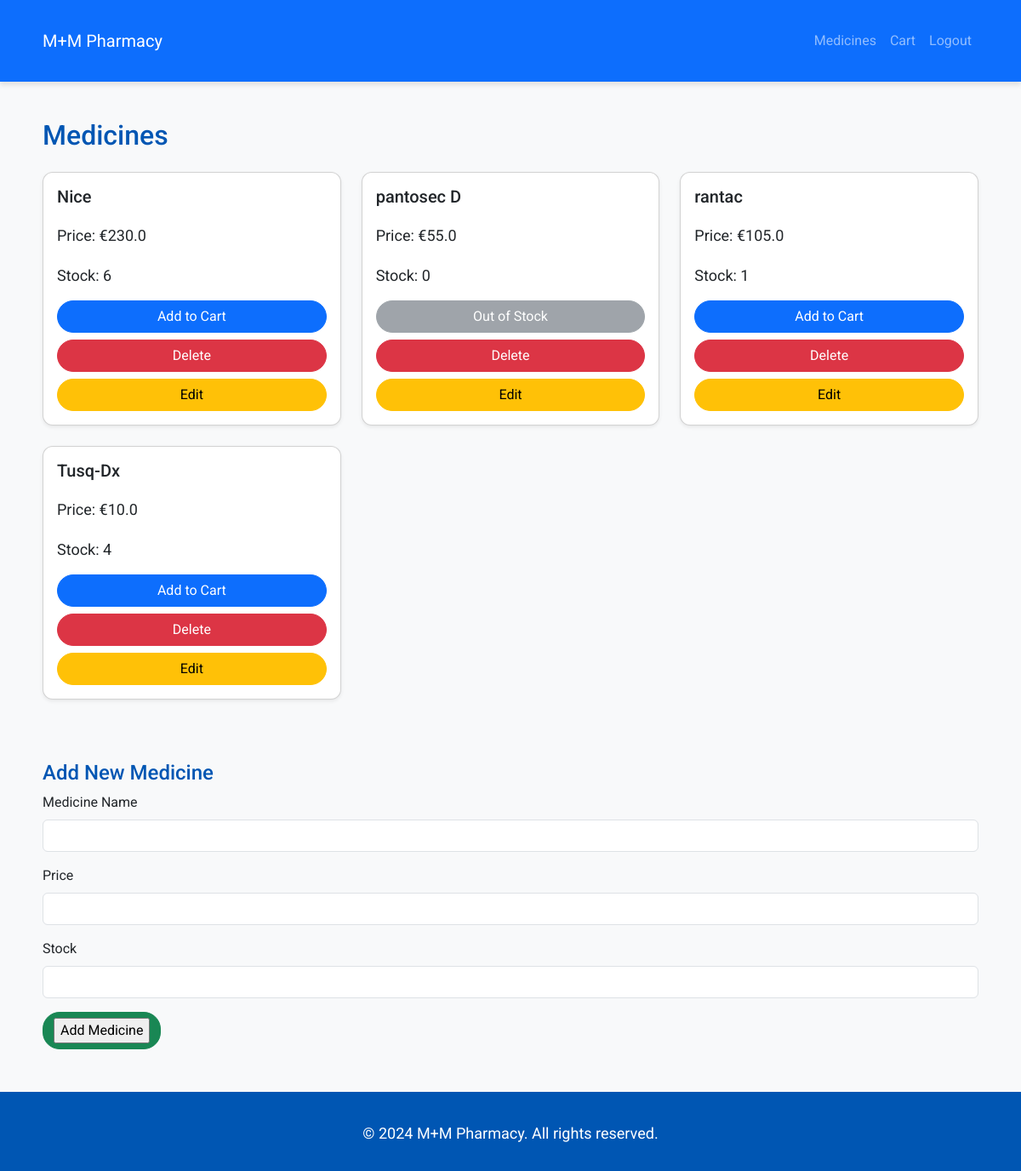
The page /medicines (signed in) on the database its author committed.
### models.py (models this page shows)
class Product(db.Model):
    id = db.Column(db.Integer, primary_key=True)
    name = db.Column(db.String(100), nullable=False)
    price = db.Column(db.Float, nullable=False)
    stock = db.Column(db.Integer, nullable=False, default=0)  # Ensure the stock column is included
    cart_items = db.relationship('CartItem', backref='product', lazy=True, cascade="all, delete-orphan")

### app.py (the view)
@app.route('/medicines', methods=['GET', 'POST'])
@login_required
def catalog():
    form = ProductForm()
    if form.validate_on_submit():
        new_product = Product(name=form.name.data, price=form.price.data, stock=form.stock.data)
        db.session.add(new_product)
        db.session.commit()
        flash('Medicine added successfully!', 'success')
        return redirect(url_for('catalog'))
    products = Product.query.all()
    return render_template('catalog.html', products=products, form=form)

### forms.py
class ProductForm(FlaskForm):
    name = StringField('Medicine Name', validators=[DataRequired()])
    price = FloatField('Price', validators=[DataRequired()])
    stock = IntegerField('Stock', validators=[DataRequired()])
    submit = SubmitField('Add Medicine')

### app.py (called while the page is built)
@login_manager.user_loader
def load_user(user_id):
    return User.query.get(int(user_id))

### templates/catalog.html (shortened to what this page needs)
{% extends 'base.html' %}
{% block content %}
<h2 class="mb-4">Medicines</h2>
<div class="row">
    {% for product in products %}
        <div class="col-md-4 mb-4">
            <div class="card h-100 shadow-sm">
                <div class="card-body">
                    <h5 class="card-title">{{ product.name }}</h5>
                    <p class="card-text">Price:  €{{ product.price }}</p>
                    <p class="card-text">Stock: {{ product.stock }}</p>
                    <form method="POST" action="{{ url_for('add_to_cart', product_id=product.id) }}">
                        {% if product.stock > 0 %}
                            <button type="submit" class="btn btn-primary w-100">Add to Cart</button>
                        {% else %}
                            <button type="button" class="btn btn-secondary w-100" disabled>Out of Stock</button>
                        {% endif %}
                    </form>
                    <form method="POST" action="{{ url_for('delete_medicine', product_id=product.id) }}" class="mt-2">
                        <button type="submit" class="btn btn-danger w-100">Delete</button>
                    </form>
                    <a href="{{ url_for('update_medicine', product_id=product.id) }}" class="btn btn-warning w-100 mt-2">Edit</a>
                </div>
            </div>
        </div>
    {% endfor %}
</div>
<h4 class="mt-5">Add New Medicine</h4>
<form method="POST" action="{{ url_for('catalog') }}">
    <div class="mb-3">
        {{ form.name.label(class="form-label") }}
        {{ form.name(class="form-control") }}
    </div>
    <div class="mb-3">
        {{ form.price.label(class="form-label") }}
        {{ form.price(class="form-control") }}
    </div>
    <div class="mb-3">
        {{ form.stock.label(class="form-label") }}
        {{ form.stock(class="form-control") }}
    </div>
    <button type="submit" class="btn btn-success">{{ form.submit() }}</button>
</form>
{% endblock %}

### templates/base.html (shortened to what this page needs)
<!DOCTYPE html>
<html lang="en">
<head>
    <link rel="stylesheet" href="https://cdn.jsdelivr.net/npm/bootstrap@5.3.0/dist/css/bootstrap.min.css">
    <link rel="stylesheet" href="{{ url_for('static', filename='styles.css') }}">
</head>
<body>
    <nav class="navbar navbar-expand-lg navbar-dark bg-primary">
        <div class="container">
            <a class="navbar-brand" href="{{ url_for('home') }}">M+M Pharmacy</a>
            <div class="collapse navbar-collapse" id="navbarNav">
                <ul class="navbar-nav ms-auto">
                    {% if current_user.is_authenticated %}
                        <li class="nav-item"><a class="nav-link" href="{{ url_for('catalog') }}">Medicines</a></li>
                        <li class="nav-item"><a class="nav-link" href="{{ url_for('cart') }}">Cart</a></li>
                        <li class="nav-item"><a class="nav-link" href="{{ url_for('logout') }}">Logout</a></li>
                    {% else %}
                        <li class="nav-item"><a class="nav-link" href="{{ url_for('login') }}">Login</a></li>
                        <li class="nav-item"><a class="nav-link" href="{{ url_for('register') }}">Register</a></li>
                    {% endif %}
                </ul>
            </div>
        </div>
    </nav>
    <div class="container mt-4">
        {% block content %}{% endblock %}
    </div>
    <footer class="footer">
        <p>&copy; 2024 M+M Pharmacy. All rights reserved.</p>
    </footer>
</body>
</html>

### static/styles.css (style rules this page uses)
body { font-family: 'Roboto', sans-serif; background-color: #f8f9fa; }
.navbar { box-shadow: 0 4px 6px rgba(0, 0, 0, 0.1); }
.card { border-radius: 12px; overflow: hidden; box-shadow: 0 2px 10px rgba(0, 0, 0, 0.1); }
.btn { border-radius: 20px; }
h2, h3, h4 { color: #0056b3; }
.container { padding: 20px; }
p { font-size: 18px; margin-top: 20px; }
.footer { text-align: center; padding: 15px; background-color: #0056b3; color: #fff; margin-top: 30px; }

### rows shown on the page
Product: name "Nice", price "230.0", stock "6", shows "Add to Cart"
Product: name "pantosec D", price "55.0", stock "0", shows "Out of Stock"
Product: name "rantac", price "105.0", stock "1", shows "Add to Cart"
Product: name "Tusq-Dx", price "10.0", stock "4", shows "Add to Cart"
